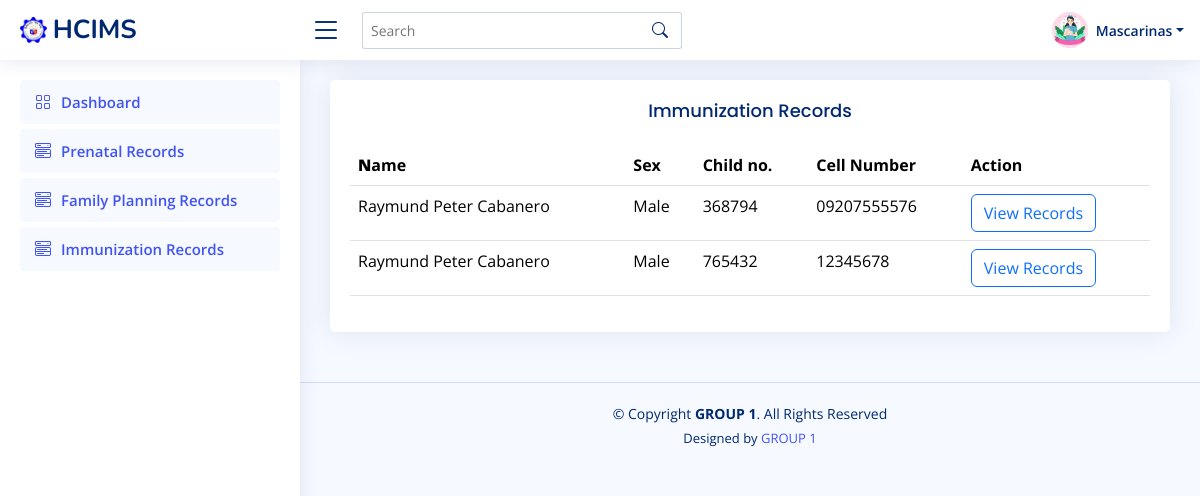
The app's page /midwife/record_immuni.php (signed in) with its own data.
### tables this page shows
CREATE TABLE `immunization` (
  `user_id` int(11) NOT NULL,
  `cell` varchar(255) NOT NULL,
  `childno` varchar(255) NOT NULL,
  `name` varchar(255) NOT NULL,
  `sex` varchar(255) NOT NULL,
  `time` varchar(255) NOT NULL,
  `birth` varchar(255) NOT NULL,
  `pod` varchar(255) NOT NULL,
  `weight` varchar(255) NOT NULL,
  `adds` varchar(255) NOT NULL,
  `aod` varchar(255) NOT NULL,
  `f` varchar(255) NOT NULL,
  `occ` varchar(255) NOT NULL,
  `m` varchar(255) NOT NULL,
  `nbs` varchar(255) NOT NULL,
  `hepa` varchar(255) NOT NULL,
  `bcl` varchar(255) NOT NULL,
  `penta` varchar(255) NOT NULL,
  `opv` varchar(255) NOT NULL,
  `pcv` varchar(255) NOT NULL,
  `ipv` varchar(255) NOT NULL,
  `measles` varchar(255) NOT NULL,
  `penta1` varchar(255) NOT NULL,
  `opv2` varchar(255) NOT NULL,
  `pcv2` varchar(255) NOT NULL,
  `ipv2` varchar(255) NOT NULL,
  `mmr` varchar(255) NOT NULL,
  `penta3` varchar(255) NOT NULL,
  `opv3` varchar(255) NOT NULL,
  `pcv3` varchar(255) NOT NULL
);

### midwife/record_immuni.php (the view, shortened to what this page needs)
<?php
if (isset($_SESSION['user_idq']) && isset($_SESSION['nameq']) ) {
?>
<!DOCTYPE html>
<html lang="en">
<head>
  <link href="assets/vendor/bootstrap/css/bootstrap.min.css" rel="stylesheet">
  <link href="assets/vendor/bootstrap-icons/bootstrap-icons.css" rel="stylesheet">
  <link href="assets/vendor/boxicons/css/boxicons.min.css" rel="stylesheet">
  <link href="assets/vendor/quill/quill.snow.css" rel="stylesheet">
  <link href="assets/vendor/quill/quill.bubble.css" rel="stylesheet">
  <link href="assets/vendor/remixicon/remixicon.css" rel="stylesheet">
  <link href="assets/vendor/simple-datatables/style.css" rel="stylesheet">
  <link href="assets/css/style.css" rel="stylesheet">
</head>
<body>
<?php include 'header.php'; ?>
<?php include 'sidebar.php'; ?>
<main id="main" class="main">
<section class="section">
  <div class="row">
    <div class="col-lg-12">
      <div class="card">
        <div class="card-body">
          <center><h5 class="card-title">Immunization Records</h5></center>
           <table class="table datatable">
            <thead>
              <tr>
                <th>
                  <b>N</b>ame
                </th>
                <th>Sex</th>
                <th>Child no.</th>
                <th>Cell Number</th>
                <th>Action</th>
              </tr>
            </thead>
            <tbody>
            <?php
            include "../conn/conn.php";
                $result = mysqli_query($conn,"select * from immunization") or die ("database error:".mysqli_error($conn));
                while($row=mysqli_fetch_array($result)){
                $user_id = $row['user_id'];
                $name = $row['name'];
                $sex = $row['sex'];
                $childno = $row['childno'];
                $cell = $row['cell'];
                ?>
              <tr>
                <td><?php echo $name ?></td>
                <td><?php echo $sex ?></td>
                <td><?php echo $childno ?></td>
                <td><?php echo $cell ?></td>
                <td><a href="view_immuni.php?records=<?php echo $user_id;?>" class="btn btn-outline-primary">View Records</a></td>
              </tr>
              <?php } ?>
            </tbody>
          </table>
        </div>
      </div>
    </div>
  </div>
</section>
</main>
  <?php include 'footer.php'; ?>
</body>
</html>
<?php
}else{
    header("Location: mwlogin.php");
    exit();
}
?>

### midwife/assets/css/style.css (style rules this page uses)
:root { scroll-behavior: smooth; }
body { font-family: "Open Sans", sans-serif; background: #f6f9ff; color: #444444; }
a { color: #4154f1; text-decoration: none; }
h1, h2, h3, h4, h5, h6 { font-family: "Nunito", sans-serif; }
#main { margin-top: 60px; padding: 20px 30px; transition: all 0.3s; }
.card { margin-bottom: 30px; border: none; border-radius: 5px; box-shadow: 0px 0 30px rgba(1, 41, 112, 0.1); }
.card-title { padding: 20px 0 15px 0; font-size: 18px; font-weight: 500; color: #012970; font-family: "Poppins", sans-serif; }
.card-body { padding: 0 20px 20px 20px; }
@media (min-width: 1200px) { #main, #footer { margin-left: 300px; } }

### records on screen
immunization: name "Raymund Peter Cabanero", sex "Male", childno "368794", cell "09207555576"
immunization: name "Raymund Peter Cabanero", sex "Male", childno "765432", cell "12345678"

### other values on screen
$_SESSION['nameq'] "Mascarinas"
